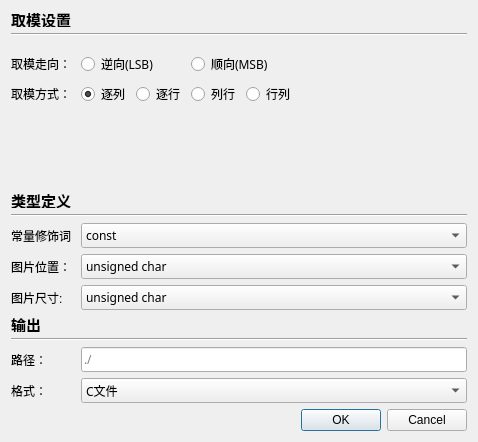
<?xml version="1.0" encoding="UTF-8"?>
<ui version="4.0">
 <class>DialogProjectSettings</class>
 <widget class="QDialog" name="DialogProjectSettings">
  <property name="geometry">
   <rect>
    <x>0</x>
    <y>0</y>
    <width>478</width>
    <height>442</height>
   </rect>
  </property>
  <property name="windowTitle">
   <string>项目设置</string>
  </property>
  <layout class="QGridLayout" name="gridLayout">
   <item row="2" column="1">
    <widget class="LatticeShow" name="widget" native="true">
     <property name="minimumSize">
      <size>
       <width>115</width>
       <height>115</height>
      </size>
     </property>
     <property name="maximumSize">
      <size>
       <width>115</width>
       <height>115</height>
      </size>
     </property>
     <property name="cursor">
      <cursorShape>ArrowCursor</cursorShape>
     </property>
    </widget>
   </item>
   <item row="3" column="0">
    <widget class="QLabel" name="label_4">
     <property name="maximumSize">
      <size>
       <width>16777215</width>
       <height>16</height>
      </size>
     </property>
     <property name="font">
      <font>
       <pointsize>11</pointsize>
       <bold>true</bold>
      </font>
     </property>
     <property name="text">
      <string>类型定义</string>
     </property>
    </widget>
   </item>
   <item row="9" column="0" colspan="2">
    <widget class="Line" name="line_2">
     <property name="orientation">
      <enum>Qt::Horizontal</enum>
     </property>
    </widget>
   </item>
   <item row="11" column="0" colspan="2">
    <layout class="QHBoxLayout" name="horizontalLayout_4">
     <item>
      <widget class="QLabel" name="label_7">
       <property name="maximumSize">
        <size>
         <width>64</width>
         <height>16777215</height>
        </size>
       </property>
       <property name="text">
        <string>格式：</string>
       </property>
      </widget>
     </item>
     <item>
      <widget class="QComboBox" name="comboBox_Format">
       <property name="font">
        <font>
         <family>Microsoft YaHei</family>
        </font>
       </property>
       <item>
        <property name="text">
         <string>C文件</string>
        </property>
       </item>
      </widget>
     </item>
    </layout>
   </item>
   <item row="1" column="0" colspan="2">
    <widget class="Line" name="line_3">
     <property name="orientation">
      <enum>Qt::Horizontal</enum>
     </property>
    </widget>
   </item>
   <item row="10" column="0" colspan="2">
    <layout class="QHBoxLayout" name="horizontalLayout_3">
     <item>
      <widget class="QLabel" name="label_8">
       <property name="minimumSize">
        <size>
         <width>64</width>
         <height>0</height>
        </size>
       </property>
       <property name="maximumSize">
        <size>
         <width>64</width>
         <height>16777215</height>
        </size>
       </property>
       <property name="text">
        <string>路径：</string>
       </property>
      </widget>
     </item>
     <item>
      <widget class="QLineEdit" name="lineEdit_Output">
       <property name="font">
        <font>
         <family>Microsoft YaHei</family>
        </font>
       </property>
       <property name="placeholderText">
        <string>./</string>
       </property>
      </widget>
     </item>
    </layout>
   </item>
   <item row="8" column="0">
    <widget class="QLabel" name="label_5">
     <property name="maximumSize">
      <size>
       <width>16777215</width>
       <height>16</height>
      </size>
     </property>
     <property name="font">
      <font>
       <pointsize>11</pointsize>
       <bold>true</bold>
      </font>
     </property>
     <property name="text">
      <string>输出</string>
     </property>
    </widget>
   </item>
   <item row="4" column="0" colspan="2">
    <widget class="Line" name="line">
     <property name="orientation">
      <enum>Qt::Horizontal</enum>
     </property>
    </widget>
   </item>
   <item row="12" column="1">
    <widget class="QDialogButtonBox" name="buttonBox">
     <property name="orientation">
      <enum>Qt::Horizontal</enum>
     </property>
     <property name="standardButtons">
      <set>QDialogButtonBox::Cancel|QDialogButtonBox::Ok</set>
     </property>
    </widget>
   </item>
   <item row="5" column="0" colspan="2">
    <layout class="QHBoxLayout" name="horizontalLayout_5">
     <item>
      <widget class="QLabel" name="label_6">
       <property name="maximumSize">
        <size>
         <width>64</width>
         <height>16777215</height>
        </size>
       </property>
       <property name="text">
        <string>常量修饰词：</string>
       </property>
      </widget>
     </item>
     <item>
      <widget class="QComboBox" name="comboBox_Const">
       <property name="font">
        <font>
         <family>Microsoft YaHei</family>
        </font>
       </property>
       <item>
        <property name="text">
         <string>const</string>
        </property>
       </item>
       <item>
        <property name="text">
         <string>code</string>
        </property>
       </item>
      </widget>
     </item>
    </layout>
   </item>
   <item row="7" column="0" colspan="2">
    <layout class="QHBoxLayout" name="horizontalLayout_7">
     <item>
      <widget class="QLabel" name="label_10">
       <property name="maximumSize">
        <size>
         <width>64</width>
         <height>16777215</height>
        </size>
       </property>
       <property name="text">
        <string>图片尺寸:</string>
       </property>
      </widget>
     </item>
     <item>
      <widget class="QComboBox" name="comboBox_SizeTypedef">
       <property name="font">
        <font>
         <family>Microsoft YaHei</family>
        </font>
       </property>
       <item>
        <property name="text">
         <string>unsigned char</string>
        </property>
       </item>
       <item>
        <property name="text">
         <string>unsigned short int</string>
        </property>
       </item>
       <item>
        <property name="text">
         <string>unsigned int</string>
        </property>
       </item>
       <item>
        <property name="text">
         <string>char</string>
        </property>
       </item>
       <item>
        <property name="text">
         <string>short int</string>
        </property>
       </item>
       <item>
        <property name="text">
         <string>int</string>
        </property>
       </item>
      </widget>
     </item>
    </layout>
   </item>
   <item row="0" column="0">
    <widget class="QLabel" name="label">
     <property name="maximumSize">
      <size>
       <width>16777215</width>
       <height>16</height>
      </size>
     </property>
     <property name="font">
      <font>
       <pointsize>11</pointsize>
       <bold>true</bold>
      </font>
     </property>
     <property name="text">
      <string>取模设置</string>
     </property>
    </widget>
   </item>
   <item row="2" column="0">
    <layout class="QVBoxLayout" name="verticalLayout" stretch="1,0,0,8">
     <item>
      <spacer name="verticalSpacer_2">
       <property name="orientation">
        <enum>Qt::Vertical</enum>
       </property>
       <property name="sizeHint" stdset="0">
        <size>
         <width>20</width>
         <height>40</height>
        </size>
       </property>
      </spacer>
     </item>
     <item>
      <layout class="QHBoxLayout" name="horizontalLayout">
       <item>
        <widget class="QLabel" name="label_2">
         <property name="minimumSize">
          <size>
           <width>0</width>
           <height>0</height>
          </size>
         </property>
         <property name="maximumSize">
          <size>
           <width>64</width>
           <height>16777215</height>
          </size>
         </property>
         <property name="text">
          <string>取模走向：</string>
         </property>
        </widget>
       </item>
       <item>
        <widget class="QRadioButton" name="radioButton_LSB">
         <property name="font">
          <font>
           <family>Microsoft YaHei</family>
          </font>
         </property>
         <property name="text">
          <string>逆向(LSB)</string>
         </property>
        </widget>
       </item>
       <item>
        <widget class="QRadioButton" name="radioButton_MSB">
         <property name="font">
          <font>
           <family>Microsoft YaHei</family>
          </font>
         </property>
         <property name="text">
          <string>顺向(MSB)</string>
         </property>
        </widget>
       </item>
      </layout>
     </item>
     <item>
      <layout class="QHBoxLayout" name="horizontalLayout_2">
       <item>
        <widget class="QLabel" name="label_3">
         <property name="minimumSize">
          <size>
           <width>64</width>
           <height>0</height>
          </size>
         </property>
         <property name="text">
          <string>取模方式：</string>
         </property>
        </widget>
       </item>
       <item>
        <widget class="QRadioButton" name="radioButton_ZL">
         <property name="font">
          <font>
           <family>Microsoft YaHei</family>
          </font>
         </property>
         <property name="text">
          <string>逐列</string>
         </property>
         <property name="checked">
          <bool>true</bool>
         </property>
        </widget>
       </item>
       <item>
        <widget class="QRadioButton" name="radioButton_ZH">
         <property name="font">
          <font>
           <family>Microsoft YaHei</family>
          </font>
         </property>
         <property name="text">
          <string>逐行</string>
         </property>
        </widget>
       </item>
       <item>
        <widget class="QRadioButton" name="radioButton_LH">
         <property name="font">
          <font>
           <family>Microsoft YaHei</family>
          </font>
         </property>
         <property name="text">
          <string>列行</string>
         </property>
        </widget>
       </item>
       <item>
        <widget class="QRadioButton" name="radioButton_HL">
         <property name="font">
          <font>
           <family>Microsoft YaHei</family>
          </font>
         </property>
         <property name="text">
          <string>行列</string>
         </property>
        </widget>
       </item>
      </layout>
     </item>
     <item>
      <spacer name="verticalSpacer">
       <property name="orientation">
        <enum>Qt::Vertical</enum>
       </property>
       <property name="sizeHint" stdset="0">
        <size>
         <width>20</width>
         <height>40</height>
        </size>
       </property>
      </spacer>
     </item>
    </layout>
   </item>
   <item row="6" column="0" colspan="2">
    <layout class="QHBoxLayout" name="horizontalLayout_6">
     <item>
      <widget class="QLabel" name="label_9">
       <property name="maximumSize">
        <size>
         <width>64</width>
         <height>16777215</height>
        </size>
       </property>
       <property name="text">
        <string>图片位置：</string>
       </property>
      </widget>
     </item>
     <item>
      <widget class="QComboBox" name="comboBox_PosTypedef">
       <property name="font">
        <font>
         <family>Microsoft YaHei</family>
        </font>
       </property>
       <item>
        <property name="text">
         <string>unsigned char</string>
        </property>
       </item>
       <item>
        <property name="text">
         <string>unsigned short int</string>
        </property>
       </item>
       <item>
        <property name="text">
         <string>unsigned int</string>
        </property>
       </item>
       <item>
        <property name="text">
         <string>char</string>
        </property>
       </item>
       <item>
        <property name="text">
         <string>short int</string>
        </property>
       </item>
       <item>
        <property name="text">
         <string>int</string>
        </property>
       </item>
      </widget>
     </item>
    </layout>
   </item>
  </layout>
 </widget>
 <customwidgets>
  <customwidget>
   <class>LatticeShow</class>
   <extends>QWidget</extends>
   <header location="global">custom/latticeshow.h</header>
   <container>1</container>
  </customwidget>
 </customwidgets>
 <resources/>
 <connections>
  <connection>
   <sender>buttonBox</sender>
   <signal>accepted()</signal>
   <receiver>DialogProjectSettings</receiver>
   <slot>accept()</slot>
   <hints>
    <hint type="sourcelabel">
     <x>248</x>
     <y>254</y>
    </hint>
    <hint type="destinationlabel">
     <x>157</x>
     <y>274</y>
    </hint>
   </hints>
  </connection>
  <connection>
   <sender>buttonBox</sender>
   <signal>rejected()</signal>
   <receiver>DialogProjectSettings</receiver>
   <slot>reject()</slot>
   <hints>
    <hint type="sourcelabel">
     <x>316</x>
     <y>260</y>
    </hint>
    <hint type="destinationlabel">
     <x>286</x>
     <y>274</y>
    </hint>
   </hints>
  </connection>
 </connections>
</ui>
